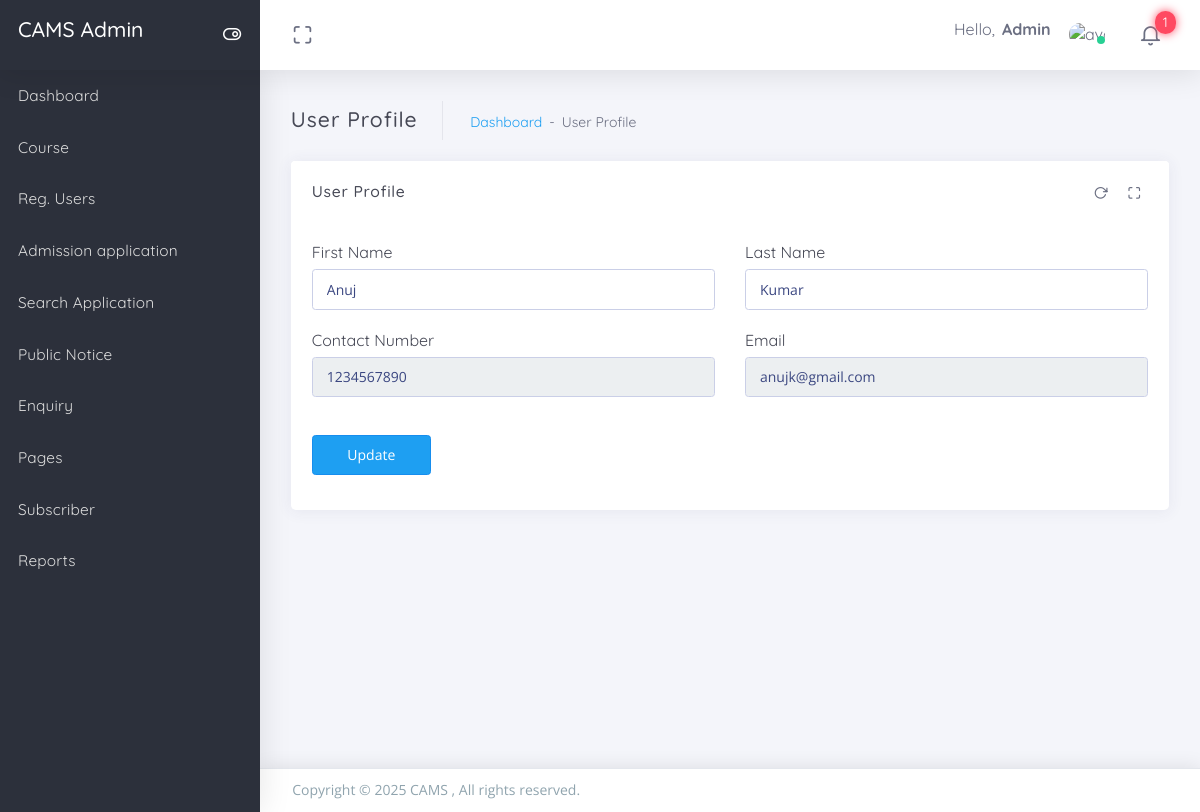
Page /uams/admin/edit-userdetail.php?udid=1 (signed in) on the committed database.
### tables this page shows
CREATE TABLE `tbluser` (
  `ID` int(11) NOT NULL,
  `FirstName` varchar(45) DEFAULT NULL,
  `LastName` varchar(45) DEFAULT NULL,
  `MobileNumber` bigint(10) DEFAULT NULL,
  `Email` varchar(120) DEFAULT NULL,
  `Password` varchar(60) DEFAULT NULL,
  `PostingDate` timestamp NULL DEFAULT current_timestamp()
);

### uams/admin/edit-userdetail.php (the view, shortened to what this page needs)
<?php
include('includes/dbconnection.php');
if (strlen($_SESSION['aid']==0)) {
  header('location:logout.php');
  } else{
 ?>
<!DOCTYPE html>
<html class="loading" lang="en" data-textdirection="ltr">
<head>
  <link href="https://maxcdn.icons8.com/fonts/line-awesome/1.1/css/line-awesome.min.css"
  rel="stylesheet">
</head>
<body class="vertical-layout vertical-menu-modern 2-columns   menu-expanded fixed-navbar"
data-open="click" data-menu="vertical-menu-modern" data-col="2-columns">
<?php include('includes/header.php');?>
<?php include('includes/leftbar.php');?>
  <div class="app-content content">
    <div class="content-wrapper">
      <div class="content-header row">
        <div class="content-header-left col-md-6 col-12 mb-2 breadcrumb-new">
          <h3 class="content-header-title mb-0 d-inline-block">
           User Profile
          </h3>
          <div class="row breadcrumbs-top d-inline-block">
            <div class="breadcrumb-wrapper col-12">
              <ol class="breadcrumb">
               <li class="breadcrumb-item"><a href="dashboard.php">Dashboard</a>
                </li>
                <li class="breadcrumb-item active">User Profile
                </li>
              </ol>
            </div>
          </div>
        </div>
      </div>
      <div class="content-body">
<form name="submit" method="post" enctype="multipart/form-data">
<?php
$sid=$_GET['udid'];
$ret=mysqli_query($con,"select * from tbluser where ID='$sid'");
while ($row=mysqli_fetch_array($ret)) {
?>
        <section class="formatter" id="formatter">
          <div class="row">
            <div class="col-12">
              <div class="card">
                <div class="card-header">
                  <h4 class="card-title">User Profile</h4>
                  <div class="heading-elements">
                    <ul class="list-inline mb-0">
                      <li><a data-action="reload"><i class="ft-rotate-cw"></i></a></li>
                      <li><a data-action="expand"><i class="ft-maximize"></i></a></li>
                    </ul>
                  </div>
                </div>
                <div class="card-content">
                  <div class="card-body">
 <div class="row">
<div class="col-xl-6 col-lg-12">
 <fieldset>
  <h5>First Name                   </h5>
   <div class="form-group">
   <input class="form-control white_bg" id="firstname" name="firstname" value="<?php  echo $row['FirstName'];?>" type="text" required>
    </div>
</fieldset>
</div>
<div class="col-xl-6 col-lg-12">
 <fieldset>
  <h5>Last Name                 </h5>
   <div class="form-group">
   <input class="form-control white_bg" id="lastname" name="lastname" value="<?php  echo $row['LastName'];?>"  type="text" required>
                          </div>
                        </fieldset>
                      </div>
                    </div>
<div class="row">
<div class="col-xl-6 col-lg-12">
 <fieldset>
  <h5>Contact Number                   </h5>
   <div class="form-group">
   <input class="form-control white_bg" id="contactno" name="contactno" value="<?php  echo $row['MobileNumber'];?>" type="text" maxlength='10' required readonly='true'>
    </div>
</fieldset>
</div>
<div class="col-xl-6 col-lg-12">
 <fieldset>
  <h5>Email                </h5>
   <div class="form-group">
   <input class="form-control white_bg" id="email" name="email"  type="email" value="<?php  echo $row['Email'];?>" required readonly='true'>
                          </div>
                        </fieldset>
                      </div>
                    </div>
<?php } ?>
<div class="row" style="margin-top: 2%">
<div class="col-xl-6 col-lg-12">
<button type="submit" name="submit" class="btn btn-info btn-min-width mr-1 mb-1">Update</button>
</div>
</div>
 </div>
                </div>
              </div>
            </div>
          </div>
        </section>
      </form>
      </div>
    </div>
  </div>
<?php include('includes/footer.php');?>
</body>
</html>
<?php  } ?>

### uams/admin/includes/header.php (shortened to what this page needs)
  <link rel="stylesheet" type="text/css" href="../app-assets/css/vendors.css">
  <link rel="stylesheet" type="text/css" href="../app-assets/css/app.css">
  <link rel="stylesheet" type="text/css" href="../app-assets/css/core/menu/menu-types/vertical-menu-modern.css">
  <link rel="stylesheet" type="text/css" href="../app-assets/css/core/colors/palette-gradient.css">
  <link rel="stylesheet" type="text/css" href="../app-assets/css/plugins/forms/extended/form-extended.css">
<nav class="header-navbar navbar-expand-md navbar navbar-with-menu navbar-without-dd-arrow fixed-top navbar-semi-dark navbar-shadow">
    <div class="navbar-wrapper">
      <div class="navbar-header">
        <ul class="nav navbar-nav flex-row">
          <li class="nav-item mr-auto">
            <a class="navbar-brand" href="dashboard.php">
              <h3 class="brand-text">CAMS Admin</h3>
            </a>
          </li>
          <li class="nav-item d-none d-md-block float-right"><a class="nav-link modern-nav-toggle pr-0" data-toggle="collapse"><i class="toggle-icon ft-toggle-right font-medium-3 white" data-ticon="ft-toggle-right"></i></a></li>
        </ul>
      </div>
      <div class="navbar-container content">
        <div class="collapse navbar-collapse" id="navbar-mobile">
          <ul class="nav navbar-nav mr-auto float-left">
            <li class="nav-item d-none d-md-block"><a class="nav-link nav-link-expand" href="#"><i class="ficon ft-maximize"></i></a></li>
          </ul>
          <ul class="nav navbar-nav float-right">
            <li class="dropdown dropdown-user nav-item">
              <a class="dropdown-toggle nav-link dropdown-user-link" href="#" data-toggle="dropdown">
                <span class="mr-1">Hello,
                  <?php
$admid=$_SESSION['aid'];
$ret=mysqli_query($con,"select AdminName from tbladmin where ID='$admid'");
$row=mysqli_fetch_array($ret);
$name=$row['AdminName'];
?>
                  <span class="user-name text-bold-700" ><?php echo $name; ?></span>
                </span>
                <span class="avatar avatar-online">
                  <img src="app-assets/images/user.png" alt="avatar"><i></i></span>
              </a>
            </li>
<?php $qury=mysqli_query($con,"SELECT  tbladmapplications.ID as appid,tbluser.FirstName,tbladmapplications.CourseApplieddate from tbladmapplications join tbluser on tbluser.ID=tbladmapplications.UserId where tbladmapplications.AdminStatus is null");
$num=mysqli_num_rows($qury);
?>
 <li class="dropdown dropdown-notification nav-item">
              <a class="nav-link nav-link-label" href="#" data-toggle="dropdown"><i class="ficon ft-bell"></i>
                <span class="badge badge-pill badge-default badge-danger badge-default badge-up badge-glow">
                  <?php echo $num;?></span>
              </a>
            </li>
          </ul>
        </div>
      </div>
    </div>
  </nav>

### uams/app-assets/css/core/menu/menu-types/vertical-menu-modern.css (style rules this page uses)
body.vertical-layout.vertical-menu-modern .navbar .navbar-brand { white-space: nowrap; }
body.vertical-layout.vertical-menu-modern.menu-expanded .navbar .navbar-header { float: left; width: 260px; }
body.vertical-layout.vertical-menu-modern.menu-expanded .navbar .navbar-container { margin-left: 260px; }
body.vertical-layout.vertical-menu-modern.menu-expanded .navbar .navbar-brand .brand-text { animation: 0.3s cubic-bezier(0.25, 0.8, 0.25, 1) 0s normal forwards 1 fadein; }
body.vertical-layout.vertical-menu-modern.menu-expanded .content, body.vertical-layout.vertical-menu-modern.menu-expanded .footer { margin-left: 260px; }

### rows in the picture
tbluser: firstname "Anuj", lastname "Kumar", contactno "1234567890", email "anujk@gmail.com"

### other values in the picture
$name "Admin"
$num "1"
